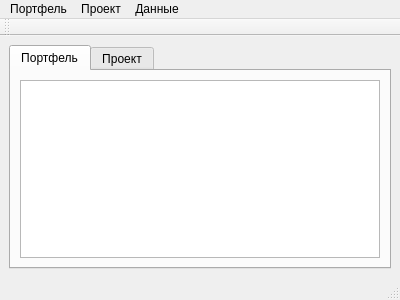
<?xml version="1.0" encoding="UTF-8"?>
<ui version="4.0">
 <class>MainWindow</class>
 <widget class="QMainWindow" name="MainWindow">
  <property name="geometry">
   <rect>
    <x>0</x>
    <y>0</y>
    <width>400</width>
    <height>300</height>
   </rect>
  </property>
  <property name="windowTitle">
   <string>MainWindow</string>
  </property>
  <widget class="QWidget" name="centralwidget">
   <layout class="QVBoxLayout" name="verticalLayout">
    <item>
     <widget class="QTabWidget" name="tabWidget">
      <property name="currentIndex">
       <number>0</number>
      </property>
      <widget class="QWidget" name="tabScene">
       <attribute name="title">
        <string>Портфель</string>
       </attribute>
       <layout class="QVBoxLayout" name="verticalLayout_2">
        <item>
         <widget class="QGraphicsView" name="graphicsView"/>
        </item>
       </layout>
      </widget>
      <widget class="QWidget" name="tabProjectTree">
       <attribute name="title">
        <string>Проект</string>
       </attribute>
       <layout class="QVBoxLayout" name="verticalLayout_3">
        <item>
         <widget class="QTreeView" name="treeView_0"/>
        </item>
       </layout>
      </widget>
     </widget>
    </item>
   </layout>
  </widget>
  <widget class="QMenuBar" name="menubar">
   <property name="geometry">
    <rect>
     <x>0</x>
     <y>0</y>
     <width>400</width>
     <height>18</height>
    </rect>
   </property>
   <widget class="QMenu" name="menu">
    <property name="title">
     <string>Портфель</string>
    </property>
    <addaction name="actionPortNew"/>
    <addaction name="actionPortOpen"/>
    <addaction name="actionPortSave"/>
    <addaction name="actionPortSaveAs"/>
    <addaction name="actionPortClose"/>
   </widget>
   <widget class="QMenu" name="menu_2">
    <property name="title">
     <string>Проект</string>
    </property>
    <addaction name="action"/>
    <addaction name="action_2"/>
    <addaction name="action_3"/>
    <addaction name="action_4"/>
   </widget>
   <widget class="QMenu" name="menu_3">
    <property name="title">
     <string>Данные</string>
    </property>
    <widget class="QMenu" name="menu_4">
     <property name="title">
      <string>Локальная база данных</string>
     </property>
     <addaction name="actionDateLocalDBCreate"/>
     <addaction name="action_8"/>
    </widget>
    <addaction name="menu_4"/>
    <addaction name="action_6"/>
   </widget>
   <addaction name="menu"/>
   <addaction name="menu_2"/>
   <addaction name="menu_3"/>
  </widget>
  <widget class="QStatusBar" name="statusbar"/>
  <widget class="QToolBar" name="toolBar">
   <property name="windowTitle">
    <string>toolBar</string>
   </property>
   <attribute name="toolBarArea">
    <enum>TopToolBarArea</enum>
   </attribute>
   <attribute name="toolBarBreak">
    <bool>false</bool>
   </attribute>
  </widget>
  <action name="actionPortNew">
   <property name="text">
    <string>Новый</string>
   </property>
  </action>
  <action name="actionPortOpen">
   <property name="text">
    <string>Открыть</string>
   </property>
  </action>
  <action name="actionPortSave">
   <property name="text">
    <string>Сохранить</string>
   </property>
  </action>
  <action name="actionPortSaveAs">
   <property name="text">
    <string>Сохранить как ...</string>
   </property>
  </action>
  <action name="actionPortClose">
   <property name="text">
    <string>Закрыть</string>
   </property>
  </action>
  <action name="action">
   <property name="text">
    <string>Новый</string>
   </property>
  </action>
  <action name="action_2">
   <property name="text">
    <string>Загрузить</string>
   </property>
  </action>
  <action name="action_3">
   <property name="text">
    <string>Экспорт</string>
   </property>
  </action>
  <action name="action_4">
   <property name="text">
    <string>Удалить</string>
   </property>
  </action>
  <action name="action_6">
   <property name="text">
    <string>Удаленная база данных</string>
   </property>
  </action>
  <action name="actionDateLocalDBCreate">
   <property name="text">
    <string>Создать</string>
   </property>
  </action>
  <action name="action_8">
   <property name="text">
    <string>Загрузить</string>
   </property>
  </action>
 </widget>
 <resources/>
 <connections/>
</ui>
